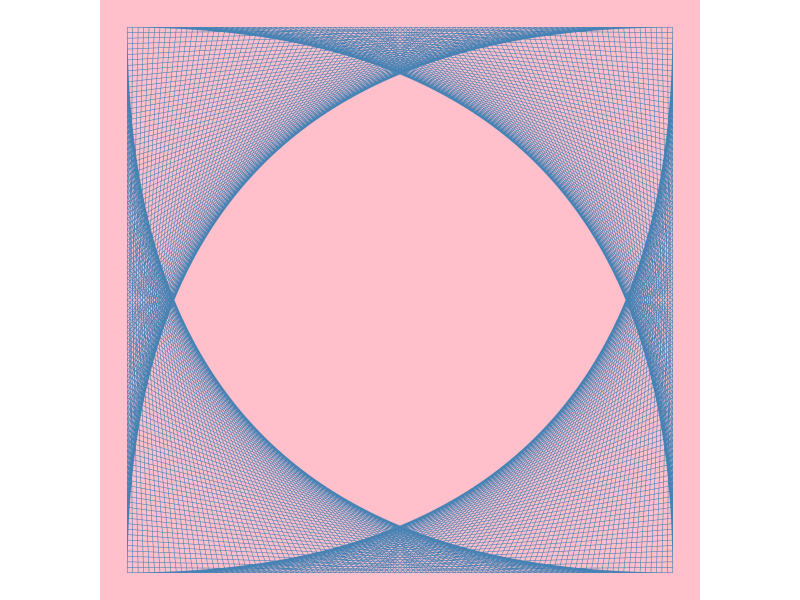
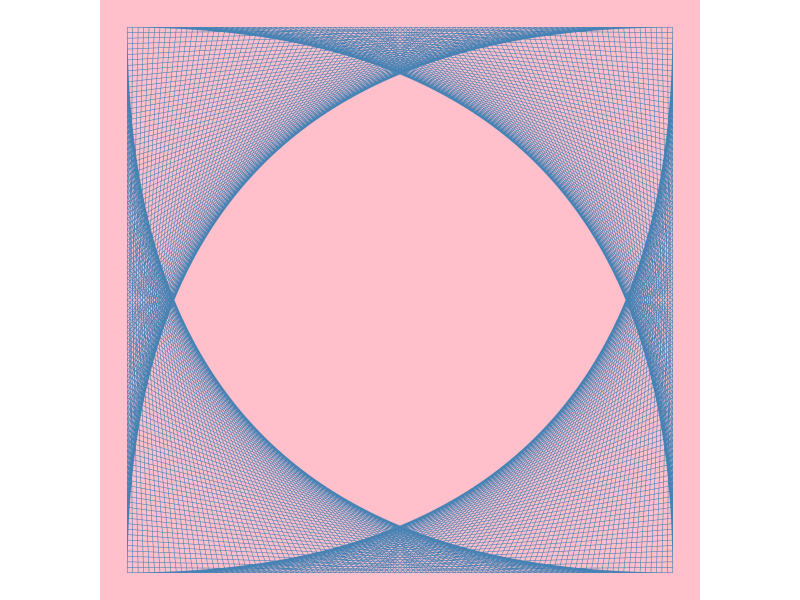

Reproduce these figures in R, in order. (Note: this script raises an error after producing the figures.)

# Source of inspiration: https://infrahumano.github.io/exterior/2020/04/18/mediod%C3%ADa.html
#                        https://youtu.be/C2vbYpa-AWk

library(tidyverse)
library(sf)

if (!dir.exists("visualization/spiral-pictures/")) dir.create("visualization/spiral-pictures/")


# First attempt -----------------------------------------------------------

square <- rbind(c(0, 0), c(0, 1), c(1, 1), c(1, 0), c(0, 0))

shift <- function(x, ..., d = 0.1) x + rbind(c(0, d), c(d, 0), c(0, -d), c(-d, 0), c(0, d))

accumulate(1:100, shift, .init = square, d = 0.01) %>% 
  st_polygon() %>%
  ggplot() + 
  geom_sf(fill = NA, size = 1/6, color = "steelblue") + 
  theme_void() + 
  theme(plot.background = element_rect(fill = "pink", color = NA))

ggsave("visualization/spiral-pictures/pic-1.png", device = "png", dpi = "print", bg = "pink")

# Second attempt ----------------------------------------------------------

rotate <- function(a) matrix(c(cos(a), sin(a), -sin(a), cos(a)), 2, 2)

spiral <- function(sf_obj, ..., d = 0.1) {
  
  ## The idea is to rotate, shrink, and then raise the original square
  stopifnot(class(sf_obj) == c("XY", "POLYGON", "sfg"))
  ## This function will only work with sf objects
  angle <- pi/2 - acos(d / (1-d))  ## this angle will only work with 1 x 1 squares
  
  rotated_obj <- sf_obj * rotate(angle)  
  shrunk_obj <- rotated_obj * sqrt(2*d^2 - 2*d + 1)
  shrunk_obj + c(0, d)
  
}

sf_square <- st_polygon(list(square))

output <- accumulate(1:200, spiral, .init = sf_square, d = 1/30) %>% 
  st_polygon() 

output %>% 
  ggplot() + 
  geom_sf(fill = NA, size = 0.2, color = "steelblue") + 
  theme_void() + 
  theme(plot.background = element_rect(fill = "pink", color = NA))

ggsave("visualization/spiral-pictures/pic-2.png", device = "png", dpi = "print", bg = "pink")

output %>% 
  ggplot() + 
  geom_sf(fill = "steelblue", size = 0.2, color = NA) + 
  theme_void() + 
  theme(plot.background = element_rect(fill = "antiquewhite", color = NA))

ggsave("visualization/spiral-pictures/pic-3.png", device = "png", dpi = "print", bg = "antiquewhite")


# Third attempt -----------------------------------------------------------

triangle <- rbind(c(0, 0), c(0, 1),  c(1, 0), c(0, 0))

tri_shift <- function(x, ..., d = 0.1) x + rbind(c(0, d), c(d, 0), c(-d, 0), c(0, d))

accumulate(1:30, tri_shift, .init = triangle, d = 1/30) %>% 
  st_polygon() %>%
  ggplot() + 
  geom_sf(fill = "#0E75AD", color = "white", size = 1/10) + 
  theme_void() + 
  theme(plot.background = element_rect(fill = "#FFBA61", color = NA)) 

ggsave("visualization/spiral-pictures/pic-4.png", device = "png", dpi = "print", bg = "antiquewhite")


# Final attempt -----------------------------------------------------------

next_row <- function(M, ..., fraction = 0.1) {
  i <- nrow(M)
  rbind(M, M[i - 3, ] + (M[i - 2, ] - M[i - 3, ]) * fraction)
}

reduce(1:300, next_row, .init = triangle) %>% 
  list() %>% 
  st_multilinestring() %>% 
  ggplot() + 
  geom_sf(size = 0.2, color = "black") + 
  theme_void() + 
  theme(plot.background = element_rect(fill = "antiquewhite", color = NA))

reduce(1:300, next_row, .init = square) %>% 
  list() %>% 
  st_multilinestring() %>% 
  ggplot() + 
  geom_sf(size = 0.2, color = "black") + 
  theme_void() + 
  theme(plot.background = element_rect(fill = "antiquewhite", color = NA))

ggsave("visualization/spiral-pictures/pic-5.png", device = "png", dpi = "print", bg = "antiquewhite")


## This is the same pattern from Javier's blog:

polygons <- list(
  rbind(c(0, 0), c(0, 500), c(250, 450), c(0, 0)),
  rbind(c(0, 500), c(250, 450), c(0, 1000), c(0, 500)), 
  rbind(c(0, 0), c(250, 450), c(600, 0), c(0, 0)),
  rbind(c(250, 450), c(0, 1000), c(500, 1000), c(500, 750), c(250, 450)),
  rbind(c(600, 0), c(250, 450), c(500, 750), c(800, 350), c(600, 0)),
  rbind(c(600, 0), c(800, 350), c(1000, 250), c(1000, 0), c(600, 0)),
  rbind(c(500, 750), c(800, 350), c(1000, 250), c(1000, 1000), c(500, 750)),
  rbind(c(500, 750), c(1000, 1000), c(500, 1000), c(500, 750))
)

spiral <- function(x, N = 300, ...) {
  reduce(1:N, next_row, .init = x, ...) 
}

map(polygons, spiral, fraction = 0.05, N = 500) %>% 
  st_multilinestring() %>% 
  ggplot() + 
  geom_sf(color = "steelblue", size = 0.2) + 
  theme_void() + 
  theme(plot.background = element_rect(fill = "antiquewhite", color = NA))

ggsave("visualization/spiral-pictures/pic-6.png", device = "png", dpi = "print", bg = "antiquewhite")

map(polygons, spiral, fraction = 0.05, N = 500) %>% 
  st_multilinestring() %>% 
  st_cast("MULTIPOLYGON") %>% 
  ggplot() + 
  geom_sf(fill = "steelblue", size = NA) + 
  theme_void() + 
  theme(plot.background = element_rect(fill = "antiquewhite", color = NA))

ggsave("visualization/spiral-pictures/pic-7.png", device = "png", dpi = "print", bg = "antiquewhite")



    
  
